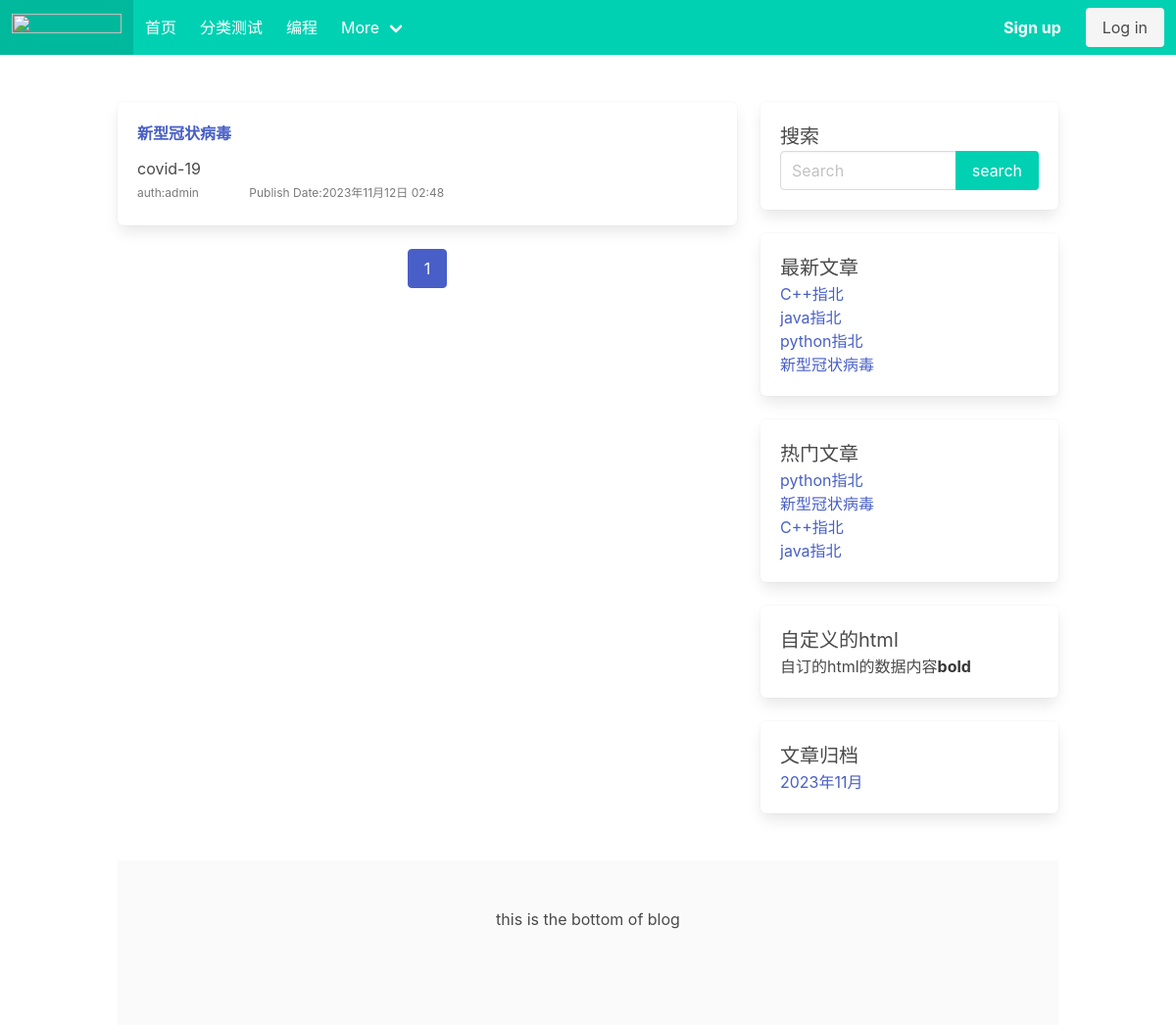
Page /category/1/ on the committed database.
### blog/models.py (models this page shows, shortened)
class Category(models.Model):
    name = models.CharField(max_length=32, verbose_name="分类名称")
    desc = models.TextField(max_length=200, blank=True, default='', verbose_name="分类描述")
    add_date = models.DateTimeField(auto_now_add=True, verbose_name="添加时间")
    pub_date = models.DateTimeField(auto_now=True, verbose_name="修改时间")
    class Meta:
        verbose_name = "博客分类"
        verbose_name_plural = verbose_name

class Post(models.Model):
    title = models.CharField(max_length=61, verbose_name="文章标题")
    desc = models.TextField(max_length=200, blank=True, verbose_name="文章描述")
    category = models.ForeignKey(Category, on_delete=models.CASCADE, verbose_name="分类")
    content = models.TextField(verbose_name="文章详情")
    tags = models.ForeignKey(Tag, blank=True, null=True, on_delete=models.CASCADE, verbose_name="文章标签")
    owner = models.ForeignKey(User, on_delete=models.CASCADE, verbose_name="作者")
    is_hot = models.BooleanField(default=False, verbose_name="是否热门") #手动热门
    Browse_rate = models.IntegerField(default=0, verbose_name="流量率") #浏览量
    add_date = models.DateTimeField(auto_now_add=True, verbose_name="添加时间")
    pub_date = models.DateTimeField(auto_now=True, verbose_name="修改时间")
    class Meta:
        verbose_name = "文章"
        verbose_name_plural = verbose_name

class Sidebar(models.Model):
    STATUS = (
        (1, '隐藏'),
        (2, '展示')
    )
    DISPLAY_TYPE = (
        (1, '搜索'),
        (2, '最新文章'),
        (3, '最热文章'),
        (4, '最近评论'),
        (5, '文章归档'),
        (6, 'HTML')
    )
    title = models.CharField(max_length=50, verbose_name="标题")
    display_type = models.PositiveIntegerField(default=1, choices=DISPLAY_TYPE, verbose_name="展示类型")
    content = models.CharField(max_length=500, blank=True, default='', verbose_name="内容",
                               help_text="如果设置的不是HTML类型，可为空")  # 这个字段专门给html类型的 其他为空
    sort = models.PositiveIntegerField(default=1, verbose_name="排序", help_text='序号越大越靠前')
    status = models.PositiveIntegerField(default=2, choices=STATUS, verbose_name="状态")  # 隐藏显示状态
    add_date = models.DateTimeField(auto_now_add=True, verbose_name="创建时间")
    class Meta:
        verbose_name = "侧边栏"
        verbose_name_plural = verbose_name
        ordering = ['-sort']
    @classmethod  # 类方法展示器，这个就变成了这个类的一个方法可以调用
    def get_sidebar(cls):
        return cls.objects.filter(status=2)  # 查询到所有允许展示的模块
    @property #成为一个类属性，使用时候不需要后边括号，readonly
    def get_content(self):
        if self.display_type == 1:
            context = {
            }
            return render_to_string('blog/sidebar/search.html', context=context)
        elif self.display_type == 2:
            context = {
            }
            return render_to_string('blog/sidebar/new_post.html', context=context)
        elif self.display_type == 3:
            context = {
            }
            return render_to_string('blog/sidebar/hot_post.html', context=context)
        elif self.display_type == 4:
            context = {
            }
            return render_to_string('blog/sidebar/comment.html', context=context)
        elif self.display_type == 5: #文章归档
            context = {
            }
            return render_to_string('blog/sidebar/archives.html', context=context)
        elif self.display_type == 6:  # 自定义侧边栏
            return self.content

### blog/views.py (the view)
# urls.py: path('category/<int:category_id>/', views.category_list, name='category_list'),
def category_list(request, category_id):
    category = get_object_or_404(Category, id=category_id)
    posts = category.post_set.all()
    paginator = Paginator(posts, 2)  # 第二个参数2代表每页显示几个
    page_number = request.GET.get('page')  # http://assas.co/?page=1 (页码)
    page_obj = paginator.get_page(page_number)
    context = {'category': category, 'page_obj': page_obj}
    return render(request, 'blog/list.html', context)

### blog/templatetags/category.py (called while the page is built)
@register.simple_tag()
def get_category_list():
    return Category.objects.all()

@register.simple_tag()
def get_sidebar_list():
    return Sidebar.get_sidebar()

@register.simple_tag()
def get_new_post():
    return Post.objects.order_by('-pub_date')[:8]

@register.simple_tag()
def get_hot_Browse_post():
    return Post.objects.order_by('-Browse_rate')[:8]

@register.simple_tag()
def get_archives():
    return Post.objects.dates('add_date', 'month', order='DESC')[:8]

### blog/templates/blog/list.html
{% extends 'blog/base.html' %}

### blog/templates/blog/base.html (shortened to what this page needs)
<!DOCTYPE html>
{% load static category %}
<html lang="en">
<head>
    <link rel="stylesheet" href="{% static 'users/bulma.css' %}">
    <link rel="stylesheet" href="https://cdn.jsdelivr.net/npm/bulma@0.9.4/css/bulma.min.css">
</head>
<body>
<nav class="navbar is-primary" role="navigation" aria-label="main navigation">
    <div class="navbar-brand">
        <a class="navbar-item" href="https://bulma.io">
            <img src="https://bulma.io/images/bulma-logo.png" width="112" height="28">
        </a>
    </div>
    <div id="navbarBasicExample" class="navbar-menu">
        <div class="navbar-start">
            {% block navbar-start %}
            <a class="navbar-item" href="/">
                首页
            </a>
            {% get_category_list as category_list %}
            {% for category in category_list %}
            <a class="navbar-item" href="{% url 'blog:category_list' category.id %}">
                {{ category.name }}
            </a>
            {%endfor%}
            <div class="navbar-item has-dropdown is-hoverable">
                <a class="navbar-link">
                    More
                </a>
            </div>
            {% endblock %}
        </div>
        <div class="navbar-end">
            {% block navbar-end %}
            <div class="navbar-item">
                {% if user.is_authenticated %}
                <div class="buttons">
                    <a class="button is-primary" href="{% url 'users:user_profile' %}" target="_blank">
                        <strong> {{ request.user.username }}</strong>
                    </a>
                    <a href="{% url 'users:logout' %}" class="button is-primary">退出</a>
                </div>
                {% else %}
                <div class="buttons">
                    <a class="button is-primary" href="{% url 'users:register' %}" target="_blank">
                        <strong>Sign up</strong>
                    </a>
                    <a class="button is-light" href="{% url 'users:login' %}" target="_blank">
                        Log in
                    </a>
                </div>
                {% endif %}
            </div>
        </div>
        {% endblock %}
    </div>
</nav>
<section class="section">
    <div class=" container">
        <div class="columns">
            <div class="column is-8">
                {% block section %}
                {% if page_obj %}
                {% for post in page_obj %}
                <div class="box">
                    <h1 class="is-size-6  has-text-weight-bold">
                        <a href="{% url 'blog:post_detail' post.id %}"> {{ post.title }}</a>
                    </h1>
                    <p class="mt-3">{{ post.desc | truncatechars:10 }}</p>
                    <div class="is-size-7 has-text-grey pt-1 pb-1">
                        <span class="mr-6">auth:{{ post.owner }}</span>
                        <span>Publish Date:{{ post.add_date }}</span>
                    </div>
                </div>
                {% endfor %}
                {% else %}
                <div class="box">
                    <p class="has-text-danger-dark">文章不存在！</p>
                </div>
                {% endif %}
                {% if page_obj %}
                <nav class="pagination is-centered" role="navigation" aria-label="pagination">
                    <ul class="pagination-list">
                        <li><a class="pagination-link is-current" aria-label="Page {{ page_obj.number }}"
                               aria-current="page" href='?page={{ page_obj.number }}'>{{ page_obj.number }}</a></li>
                    </ul>
                </nav>
                {% endif %}
                {% endblock %}
            </div>
            <div class="column is-4">
                {% block right %}
                {% get_sidebar_list as sidebar_list %}
                {% for sidebar in sidebar_list %}
                <div class="box">
                    <h1 class="is-size-5">{{ sidebar.title }}</h1>
                    <p>{{ sidebar.get_content|safe }}</p>
                </div>
                {% endfor %}
                {% endblock %}
            </div>
        </div>
    </div>
</section>
{% block footer %}
<footer class="footer container">
    <div class="  has-text-centered">
        this is the bottom of blog
    </div>
</footer>
{% endblock %}
</body>
</html>

### blog/templates/blog/sidebar/search.html (shortened to what this page needs)
<form action="{% url 'blog:search' %}" method="get">
    <div class="field has-addons">
        <div class="control is-expanded">
             <input type="search" class="input" name="keyword" placeholder="Search" value="{{ keyword }}">
        </div>
        <div class="control">
            <input class="button is-primary" type="submit" value="search">
        </div>
    </div>
</form>

### blog/templates/blog/sidebar/new_post.html
{% load category %}
{% get_new_post as post_list %}
{% for post in post_list %}
<ul>
    <li><a href="{% url 'blog:post_detail' post.id %}">{{ post.title }}</a></li>
</ul>
{% endfor %}

### blog/templates/blog/sidebar/hot_post.html
{% load category %}
{% get_hot_Browse_post as post_list %}
{% for post in post_list %}
<ul>
    <li><a href="{% url 'blog:post_detail' post.id %}">{{ post.title }}</a></li>
</ul>
{% endfor %}

### blog/templates/blog/sidebar/archives.html
{% load category %}
{% get_archives as archives_list %}
{% for archive in archives_list %}
<ul>
    <li><a href="{% url 'blog:archives' archive.year archive.month%}">{{ archive.year }}年{{archive.month}}月</a></li>
</ul>
{% endfor %}

### rows in the picture
Category: name "分类测试"
Category: name "编程"
Post: title "新型冠状病毒", desc "covid-19", owner "admin", add_date "2023年11月12日 02:48"
Sidebar: title "搜索"
Sidebar: title "最新文章"
Post: title "C++指北"
Post: title "java指北"
Post: title "python指北"
Sidebar: title "热门文章"
Sidebar: title "自定义的html", get_content "自订的html的数据内容 bold"
Sidebar: title "文章归档", year "2023", month "11"

### other values in the picture
{{ page_obj.number }} "1"
